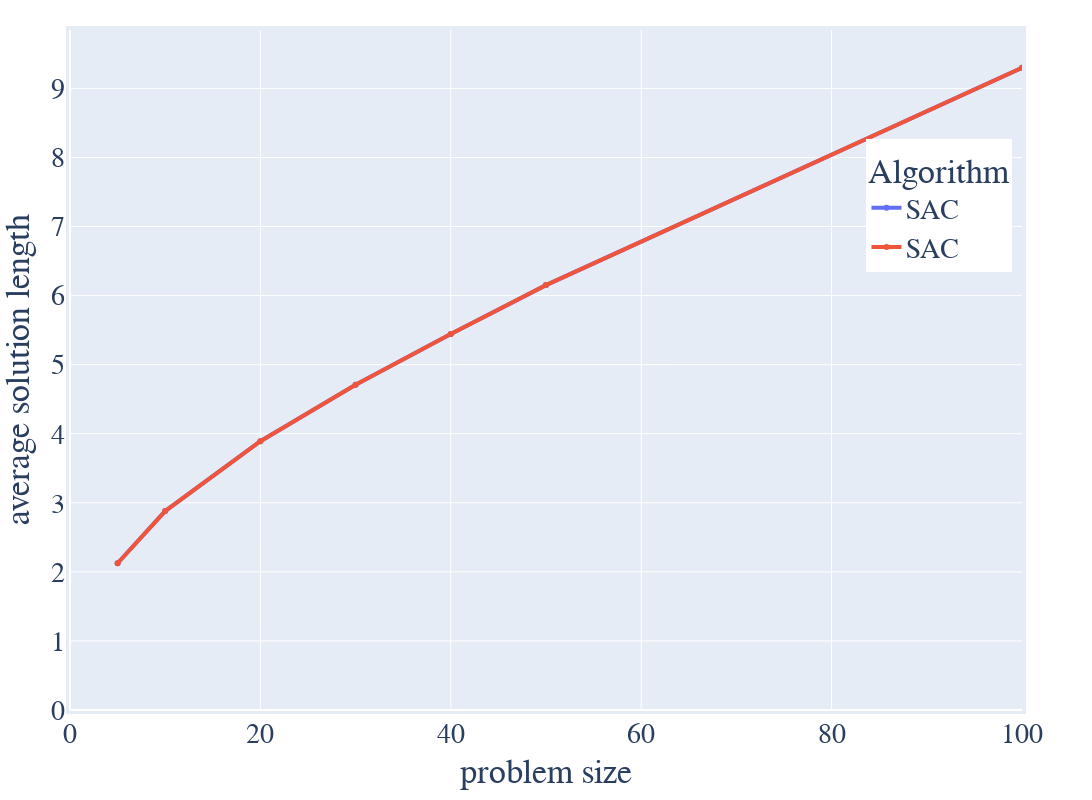

The code cell stored with this chart in its notebook:
### Code cell
# https://plotly.com/python/plot-data-from-csv/
# https://stackoverflow.com/questions/64500472/plot-multiple-pandas-dataframes-in-one-graph-python-plotly
import plotly.express as px
import plotly.graph_objects as go
import plotly.io as pio
pio.kaleido.scope.mathjax = None # https://github.com/plotly/plotly.py/issues/3469

fig = go.Figure()
for i, (name, df) in enumerate(zip(plot_names, plot_dfs)):
    fig = fig.add_trace(go.Scatter(x = df[x_df_label][::1] * x_mult,
                                   y = df[y_df_labels[i]][::1], 
                                   name = name,
                                   line=dict(width=4)))

fig.update_layout(
    font_family="libertine",
    font_size=28,
    autosize=False,
    width=2000,
    height=800,
    margin=dict(
        l=70,
        r=70,
        b=30,
        t=30,
        pad=4
    ),
    yaxis=dict(
        title_text=y_display_label,
        type="linear" if is_reward_plot else y_type,
        range=(3.0, 10.8) if is_reward_plot else None, # 10.8
        rangemode="tozero",
        #tickformat='.0e',
        
        #ticktext=["-0.1", "-1", "-10", "-100", "-1000", "-10k", "-100k", "-1M", "-10M"],
        #tickvals=[0.1, 1, 10, 100, 1000, 10000, 100000, 1000000, 10000000],
        #tickmode="array",
        #titlefont=dict(size=30),
    ),
    xaxis=dict(
        title_text=x_display_label,
        range=None if is_reward_plot else (0, x_mult*df[x_df_label].iloc[-1]),
        rangemode="tozero",
        #ticktext=["Very long label", "long label", "3", "label"],
        #tickvals=[1, 2, 3, 4],
        #tickmode="array",
        #titlefont=dict(size=30),
    ),
    title=dict(
        #text=title,
    ),
    legend=dict(
        yanchor="top",
        y=0.84, # 84   6
        xanchor="right",
        x=0.99 #0.99
    ),
    legend_title_text=figure_meta['legend_title'],
    #paper_bgcolor="LightSteelBlue",
)
# https://plotly.com/python/horizontal-vertical-shapes/
if is_reward_plot:
    fig.add_hline(y=10.43, line_dash="dot", annotation_text="random", annotation_position="bottom right")
    fig.add_hline(y=3.84, line_dash="dot", annotation_text="optimal", annotation_position="bottom right")

fig.show()
#fig.write_image("figures/" + figure_meta['plot_filename'] + ".pdf")

#with open("figure_metas/" + figure_meta['plot_filename'] + ".json", "w") as fp:
#    json.dump(figure_meta,fp)

### Figure 1 — Plotly figure (JSON) as saved in the notebook; plotly's stock layout.template omitted (floating-point values rounded to 4 significant figures)
{"data": [{"line": {"width": 4}, "name": "SAC", "type": "scatter", "x": [5, 10, 20, 30, 40, 50, 100], "y": [2.125, 2.88, 3.892, 4.711, 5.445, 6.152, 9.299]}, {"line": {"width": 4}, "name": "SAC", "type": "scatter", "x": [5, 10, 20, 30, 40, 50, 100], "y": [2.125, 2.88, 3.892, 4.711, 5.445, 6.152, 9.299]}], "layout": {"autosize": false, "font": {"family": "libertine", "size": 28}, "height": 800, "legend": {"title": {"text": "Algorithm"}, "x": 0.99, "xanchor": "right", "y": 0.84, "yanchor": "top"}, "margin": {"b": 30, "l": 70, "pad": 4, "r": 70, "t": 30}, "width": 2000, "xaxis": {"range": [0, 100], "rangemode": "tozero", "title": {"text": "problem size"}}, "yaxis": {"rangemode": "tozero", "title": {"text": "average solution length"}, "type": "linear"}}}
